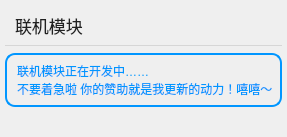
      <widget class="QWidget" name="page_2">
       <layout class="QGridLayout" name="gridLayout_7">
        <property name="leftMargin">
         <number>5</number>
        </property>
        <property name="topMargin">
         <number>0</number>
        </property>
        <property name="rightMargin">
         <number>5</number>
        </property>
        <property name="bottomMargin">
         <number>0</number>
        </property>
        <item row="0" column="0">
         <spacer name="horizontalSpacer_3">
          <property name="orientation">
           <enum>Qt::Horizontal</enum>
          </property>
          <property name="sizeHint" stdset="0">
           <size>
            <width>49</width>
            <height>13</height>
           </size>
          </property>
         </spacer>
        </item>
        <item row="1" column="0">
         <widget class="QLabel" name="label_9">
          <property name="styleSheet">
           <string notr="true">border-style:none;color:rgb(33, 33, 33);font-size: 17px;background-color: rgba(255, 255, 255, 0);</string>
          </property>
          <property name="text">
           <string>联机模块</string>
          </property>
          <property name="indent">
           <number>10</number>
          </property>
         </widget>
        </item>
        <item row="2" column="0" colspan="2">
         <widget class="Line" name="line">
          <property name="styleSheet">
           <string notr="true">color:rgb(214, 214, 214)</string>
          </property>
          <property name="frameShadow">
           <enum>QFrame::Plain</enum>
          </property>
          <property name="midLineWidth">
           <number>1</number>
          </property>
          <property name="orientation">
           <enum>Qt::Horizontal</enum>
          </property>
         </widget>
        </item>
        <item row="3" column="0" colspan="2">
         <widget class="QWidget" name="widget_5" native="true">
          <property name="styleSheet">
           <string notr="true">border-radius:10px;border:2px solid rgb(0, 150, 255);</string>
          </property>
          <layout class="QGridLayout" name="gridLayout_8">
           <property name="leftMargin">
            <number>12</number>
           </property>
           <item row="1" column="0">
            <widget class="QLabel" name="label_8">
             <property name="styleSheet">
              <string notr="true">border-style:none;color:rgb(0, 150, 255);</string>
             </property>
             <property name="text">
              <string>联机模块正在开发中……
不要着急啦 你的赞助就是我更新的动力！嘻嘻～</string>
             </property>
            </widget>
           </item>
          </layout>
         </widget>
        </item>
        <item row="4" column="0" colspan="2">
         <spacer name="verticalSpacer_3">
          <property name="orientation">
           <enum>Qt::Vertical</enum>
          </property>
          <property name="sizeHint" stdset="0">
           <size>
            <width>20</width>
            <height>30</height>
           </size>
          </property>
         </spacer>
        </item>
       </layout>
      </widget>
